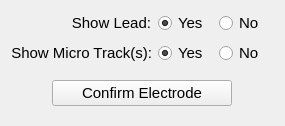
       <widget class="QWidget" name="widget_2" native="true">
        <layout class="QGridLayout" name="gridLayout">
         <item row="1" column="0" alignment="Qt::AlignHCenter">
          <widget class="QLabel" name="label_10">
           <property name="sizePolicy">
            <sizepolicy hsizetype="Fixed" vsizetype="Preferred">
             <horstretch>0</horstretch>
             <verstretch>0</verstretch>
            </sizepolicy>
           </property>
           <property name="minimumSize">
            <size>
             <width>140</width>
             <height>0</height>
            </size>
           </property>
           <property name="font">
            <font>
             <family>Arial</family>
             <pointsize>11</pointsize>
            </font>
           </property>
           <property name="text">
            <string>Show Micro Track(s):</string>
           </property>
           <property name="alignment">
            <set>Qt::AlignRight|Qt::AlignTrailing|Qt::AlignVCenter</set>
           </property>
          </widget>
         </item>
         <item row="0" column="2" alignment="Qt::AlignHCenter">
          <widget class="QRadioButton" name="actualElecPlotN">
           <property name="sizePolicy">
            <sizepolicy hsizetype="Fixed" vsizetype="Preferred">
             <horstretch>0</horstretch>
             <verstretch>0</verstretch>
            </sizepolicy>
           </property>
           <property name="minimumSize">
            <size>
             <width>55</width>
             <height>0</height>
            </size>
           </property>
           <property name="font">
            <font>
             <family>Arial</family>
             <pointsize>11</pointsize>
            </font>
           </property>
           <property name="text">
            <string>No</string>
           </property>
           <attribute name="buttonGroup">
            <string notr="true">postShowActualElecButtonGroup</string>
           </attribute>
          </widget>
         </item>
         <item row="0" column="1" alignment="Qt::AlignHCenter">
          <widget class="QRadioButton" name="actualElecPlotY">
           <property name="sizePolicy">
            <sizepolicy hsizetype="Fixed" vsizetype="Preferred">
             <horstretch>0</horstretch>
             <verstretch>0</verstretch>
            </sizepolicy>
           </property>
           <property name="minimumSize">
            <size>
             <width>55</width>
             <height>0</height>
            </size>
           </property>
           <property name="font">
            <font>
             <family>Arial</family>
             <pointsize>11</pointsize>
            </font>
           </property>
           <property name="text">
            <string>Yes</string>
           </property>
           <property name="checked">
            <bool>true</bool>
           </property>
           <attribute name="buttonGroup">
            <string notr="true">postShowActualElecButtonGroup</string>
           </attribute>
          </widget>
         </item>
         <item row="0" column="0" alignment="Qt::AlignHCenter">
          <widget class="QLabel" name="label_9">
           <property name="sizePolicy">
            <sizepolicy hsizetype="Fixed" vsizetype="Preferred">
             <horstretch>0</horstretch>
             <verstretch>0</verstretch>
            </sizepolicy>
           </property>
           <property name="minimumSize">
            <size>
             <width>140</width>
             <height>0</height>
            </size>
           </property>
           <property name="font">
            <font>
             <family>Arial</family>
             <pointsize>11</pointsize>
            </font>
           </property>
           <property name="layoutDirection">
            <enum>Qt::LeftToRight</enum>
           </property>
           <property name="text">
            <string>Show Lead:</string>
           </property>
           <property name="alignment">
            <set>Qt::AlignRight|Qt::AlignTrailing|Qt::AlignVCenter</set>
           </property>
          </widget>
         </item>
         <item row="1" column="1" alignment="Qt::AlignHCenter">
          <widget class="QRadioButton" name="actualMERTracksPlotY">
           <property name="sizePolicy">
            <sizepolicy hsizetype="Fixed" vsizetype="Preferred">
             <horstretch>0</horstretch>
             <verstretch>0</verstretch>
            </sizepolicy>
           </property>
           <property name="minimumSize">
            <size>
             <width>55</width>
             <height>0</height>
            </size>
           </property>
           <property name="font">
            <font>
             <family>Arial</family>
             <pointsize>11</pointsize>
            </font>
           </property>
           <property name="text">
            <string>Yes</string>
           </property>
           <property name="checked">
            <bool>true</bool>
           </property>
           <attribute name="buttonGroup">
            <string notr="true">postShowActualMERTracksGroup</string>
           </attribute>
          </widget>
         </item>
         <item row="1" column="2" alignment="Qt::AlignHCenter">
          <widget class="QRadioButton" name="actualMERTracksPlotN">
           <property name="sizePolicy">
            <sizepolicy hsizetype="Fixed" vsizetype="Preferred">
             <horstretch>0</horstretch>
             <verstretch>0</verstretch>
            </sizepolicy>
           </property>
           <property name="minimumSize">
            <size>
             <width>55</width>
             <height>0</height>
            </size>
           </property>
           <property name="font">
            <font>
             <family>Arial</family>
             <pointsize>11</pointsize>
            </font>
           </property>
           <property name="text">
            <string>No</string>
           </property>
           <attribute name="buttonGroup">
            <string notr="true">postShowActualMERTracksGroup</string>
           </attribute>
          </widget>
         </item>
         <item row="2" column="0" colspan="3">
          <widget class="QWidget" name="widget_3" native="true">
           <layout class="QGridLayout" name="gridLayout_4">
            <item row="0" column="0">
             <widget class="QPushButton" name="postElecConfirmButton">
              <property name="sizePolicy">
               <sizepolicy hsizetype="Fixed" vsizetype="Fixed">
                <horstretch>0</horstretch>
                <verstretch>0</verstretch>
               </sizepolicy>
              </property>
              <property name="minimumSize">
               <size>
                <width>180</width>
                <height>0</height>
               </size>
              </property>
              <property name="font">
               <font>
                <family>Arial</family>
                <pointsize>11</pointsize>
               </font>
              </property>
              <property name="text">
               <string>Confirm Electrode</string>
              </property>
             </widget>
            </item>
           </layout>
          </widget>
         </item>
        </layout>
       </widget>
